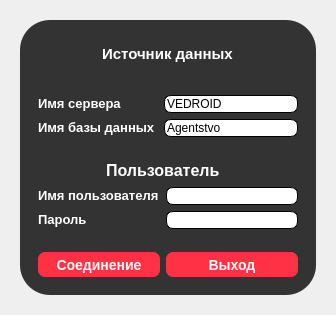
<?xml version="1.0" encoding="UTF-8"?>
<ui version="4.0">
 <class>Form</class>
 <widget class="QWidget" name="Form">
  <property name="geometry">
   <rect>
    <x>0</x>
    <y>0</y>
    <width>336</width>
    <height>315</height>
   </rect>
  </property>
  <property name="windowTitle">
   <string>Вход</string>
  </property>
  <property name="styleSheet">
   <string notr="true"/>
  </property>
  <layout class="QGridLayout" name="gridLayout_4">
   <property name="leftMargin">
    <number>0</number>
   </property>
   <property name="topMargin">
    <number>0</number>
   </property>
   <property name="rightMargin">
    <number>0</number>
   </property>
   <property name="bottomMargin">
    <number>0</number>
   </property>
   <property name="spacing">
    <number>0</number>
   </property>
   <item row="0" column="0">
    <widget class="QWidget" name="widget" native="true">
     <property name="styleSheet">
      <string notr="true">QWidget#widget{ background-image: url(:/newPrefix/image/wallhaven-mdeo68.jpg);}</string>
     </property>
     <layout class="QGridLayout" name="gridLayout_5">
      <property name="leftMargin">
       <number>20</number>
      </property>
      <property name="topMargin">
       <number>20</number>
      </property>
      <property name="rightMargin">
       <number>20</number>
      </property>
      <property name="bottomMargin">
       <number>20</number>
      </property>
      <property name="spacing">
       <number>20</number>
      </property>
      <item row="0" column="0">
       <widget class="QWidget" name="widget_2" native="true">
        <property name="styleSheet">
         <string notr="true">background-color: #333;
border-radius: 30px;</string>
        </property>
        <layout class="QGridLayout" name="gridLayout_3">
         <item row="2" column="0" colspan="3">
          <widget class="QFrame" name="frame_2">
           <property name="styleSheet">
            <string notr="true">border-radius: 3px;</string>
           </property>
           <property name="frameShape">
            <enum>QFrame::WinPanel</enum>
           </property>
           <property name="frameShadow">
            <enum>QFrame::Raised</enum>
           </property>
           <layout class="QGridLayout" name="gridLayout">
            <item row="0" column="0">
             <spacer name="horizontalSpacer_3">
              <property name="orientation">
               <enum>Qt::Horizontal</enum>
              </property>
              <property name="sizeHint" stdset="0">
               <size>
                <width>47</width>
                <height>20</height>
               </size>
              </property>
             </spacer>
            </item>
            <item row="0" column="1" colspan="2">
             <widget class="QLabel" name="label_5">
              <property name="styleSheet">
               <string notr="true">color: white; </string>
              </property>
              <property name="text">
               <string>&lt;html&gt;&lt;head/&gt;&lt;body&gt;&lt;p&gt;&lt;span style=&quot; font-size:12pt; font-weight:600; color:#ffffff;&quot;&gt;Пользователь&lt;/span&gt;&lt;/p&gt;&lt;/body&gt;&lt;/html&gt;</string>
              </property>
             </widget>
            </item>
            <item row="0" column="3">
             <spacer name="horizontalSpacer_4">
              <property name="orientation">
               <enum>Qt::Horizontal</enum>
              </property>
              <property name="sizeHint" stdset="0">
               <size>
                <width>72</width>
                <height>20</height>
               </size>
              </property>
             </spacer>
            </item>
            <item row="1" column="0" colspan="2">
             <widget class="QLabel" name="label_6">
              <property name="styleSheet">
               <string notr="true">color: white; </string>
              </property>
              <property name="text">
               <string>&lt;html&gt;&lt;head/&gt;&lt;body&gt;&lt;p&gt;&lt;span style=&quot; font-size:10pt; font-weight:600;&quot;&gt;Имя пользователя&lt;/span&gt;&lt;/p&gt;&lt;/body&gt;&lt;/html&gt;</string>
              </property>
             </widget>
            </item>
            <item row="1" column="2" colspan="2">
             <widget class="QLineEdit" name="lineEdit_3">
              <property name="styleSheet">
               <string notr="true">background-color: rgb(255, 255, 255);
border-radius: 7px;      
  border-width: 1px;      
  border-color:  black;   
  border-style: outset;</string>
              </property>
             </widget>
            </item>
            <item row="2" column="0">
             <widget class="QLabel" name="label_3">
              <property name="styleSheet">
               <string notr="true">color: white; </string>
              </property>
              <property name="text">
               <string>&lt;html&gt;&lt;head/&gt;&lt;body&gt;&lt;p&gt;&lt;span style=&quot; font-size:10pt; font-weight:600;&quot;&gt;Пароль&lt;/span&gt;&lt;/p&gt;&lt;/body&gt;&lt;/html&gt;</string>
              </property>
             </widget>
            </item>
            <item row="2" column="2" colspan="2">
             <widget class="QLineEdit" name="lineEdit_4">
              <property name="styleSheet">
               <string notr="true">background-color: rgb(255, 255, 255);
border-radius: 7px;      
  border-width: 1px;      
  border-color:  black;   
  border-style: outset;</string>
              </property>
             </widget>
            </item>
            <item row="3" column="0" colspan="2">
             <spacer name="horizontalSpacer_5">
              <property name="orientation">
               <enum>Qt::Horizontal</enum>
              </property>
              <property name="sizeHint" stdset="0">
               <size>
                <width>102</width>
                <height>17</height>
               </size>
              </property>
             </spacer>
            </item>
            <item row="4" column="2" colspan="2">
             <widget class="QPushButton" name="pushButton_2">
              <property name="styleSheet">
               <string notr="true">QPushButton{
  color: white;                     
	
	background-color: rgb(255, 49, 69);
  width: 70px;                      
  height: 25px;                    
  font-size: 14px;                
  font-weight: bold;              
  border: none;                     
  text-align: center;
  border-radius: 7px;               
}

QPushButton:hover {
  background-color: rgb(40,40,40);  
}

QPushButton:pressed {
  background-color: rgb(60,60,60);   
}</string>
              </property>
              <property name="text">
               <string>Выход</string>
              </property>
             </widget>
            </item>
            <item row="4" column="0" colspan="2">
             <widget class="QPushButton" name="pushButton">
              <property name="styleSheet">
               <string notr="true">QPushButton{
  color: white;                     
  background-color: rgb(255, 49, 69);
  width: 70px;                      
  height: 25px;                    
  font-size: 14px;                
  font-weight: bold;              
  border: none;                     
  text-align: center;
  border-radius: 7px;      
  border-width: 2px;         

}

QPushButton:hover {
  background-color: rgb(40,40,40);  
}

QPushButton:pressed {
  background-color: rgb(60,60,60);   
}</string>
              </property>
              <property name="text">
               <string>Соединение</string>
              </property>
             </widget>
            </item>
           </layout>
           <zorder>label_5</zorder>
           <zorder>label_6</zorder>
           <zorder>label_3</zorder>
           <zorder>pushButton</zorder>
           <zorder>pushButton_2</zorder>
           <zorder>lineEdit_3</zorder>
           <zorder>lineEdit_4</zorder>
          </widget>
         </item>
         <item row="1" column="0" colspan="3">
          <widget class="QFrame" name="frame">
           <property name="styleSheet">
            <string notr="true">border-radius: 3px;</string>
           </property>
           <property name="frameShape">
            <enum>QFrame::WinPanel</enum>
           </property>
           <property name="frameShadow">
            <enum>QFrame::Raised</enum>
           </property>
           <property name="lineWidth">
            <number>20</number>
           </property>
           <property name="midLineWidth">
            <number>20</number>
           </property>
           <layout class="QGridLayout" name="gridLayout_2">
            <item row="0" column="0">
             <widget class="QLabel" name="label">
              <property name="styleSheet">
               <string notr="true">color: white; </string>
              </property>
              <property name="text">
               <string>&lt;html&gt;&lt;head/&gt;&lt;body&gt;&lt;p&gt;&lt;span style=&quot; font-size:10pt; font-weight:600;&quot;&gt;Имя сервера&lt;/span&gt;&lt;/p&gt;&lt;/body&gt;&lt;/html&gt;</string>
              </property>
             </widget>
            </item>
            <item row="1" column="0">
             <widget class="QLabel" name="label_2">
              <property name="toolTip">
               <string>&lt;html&gt;&lt;head/&gt;&lt;body&gt;&lt;p&gt;color: white; &lt;/p&gt;&lt;/body&gt;&lt;/html&gt;</string>
              </property>
              <property name="styleSheet">
               <string notr="true">color: white; 
</string>
              </property>
              <property name="text">
               <string>&lt;html&gt;&lt;head/&gt;&lt;body&gt;&lt;p&gt;&lt;span style=&quot; font-size:10pt; font-weight:600;&quot;&gt;Имя базы данных &lt;/span&gt;&lt;/p&gt;&lt;/body&gt;&lt;/html&gt;</string>
              </property>
             </widget>
            </item>
            <item row="1" column="1">
             <widget class="QLineEdit" name="lineEdit_2">
              <property name="styleSheet">
               <string notr="true">background-color: rgb(255, 255, 255);
border-radius: 7px;      
  border-width: 1px;      
  border-color:  black;   
  border-style: outset;</string>
              </property>
              <property name="text">
               <string>Agentstvo</string>
              </property>
             </widget>
            </item>
            <item row="0" column="1">
             <widget class="QLineEdit" name="lineEdit">
              <property name="styleSheet">
               <string notr="true">background-color: rgb(255, 255, 255);
border-radius: 7px;      
  border-width: 1px;      
  border-color:  black;   
  border-style: outset;</string>
              </property>
              <property name="text">
               <string>VEDROID</string>
              </property>
             </widget>
            </item>
           </layout>
          </widget>
         </item>
         <item row="0" column="0">
          <spacer name="horizontalSpacer">
           <property name="orientation">
            <enum>Qt::Horizontal</enum>
           </property>
           <property name="sizeHint" stdset="0">
            <size>
             <width>43</width>
             <height>20</height>
            </size>
           </property>
          </spacer>
         </item>
         <item row="0" column="2">
          <spacer name="horizontalSpacer_2">
           <property name="orientation">
            <enum>Qt::Horizontal</enum>
           </property>
           <property name="sizeHint" stdset="0">
            <size>
             <width>44</width>
             <height>20</height>
            </size>
           </property>
          </spacer>
         </item>
         <item row="0" column="1">
          <widget class="QLabel" name="label_4">
           <property name="styleSheet">
            <string notr="true">color: white; </string>
           </property>
           <property name="text">
            <string>&lt;html&gt;&lt;head/&gt;&lt;body&gt;&lt;p&gt;&lt;span style=&quot; font-size:11pt; font-weight:600; color:#ffffff;&quot;&gt;Источник данных&lt;/span&gt;&lt;/p&gt;&lt;/body&gt;&lt;/html&gt;</string>
           </property>
          </widget>
         </item>
        </layout>
       </widget>
      </item>
     </layout>
    </widget>
   </item>
  </layout>
 </widget>
 <resources>
  <include location="xrc.qrc"/>
 </resources>
 <connections/>
</ui>
